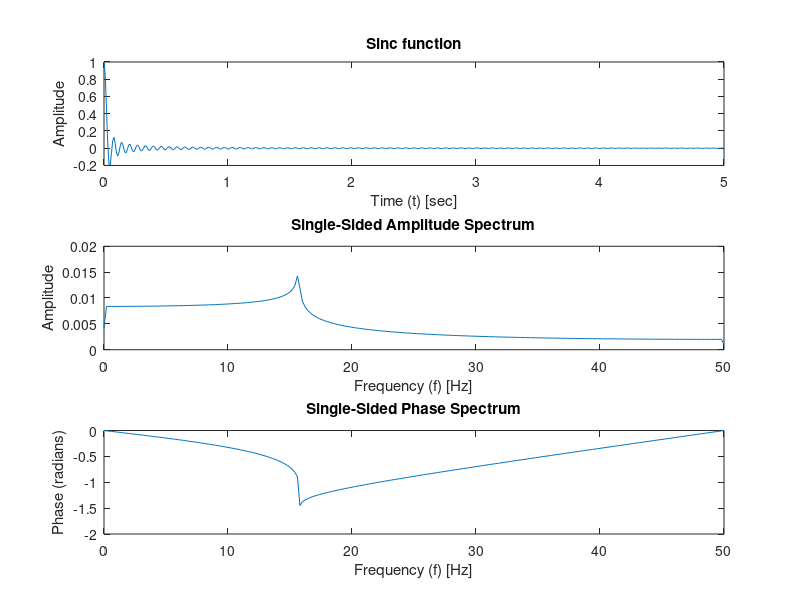

MATLAB code to generate this figure:
close all;
clear all;
clc;

% Parameters
Fs = 100;           % Sampling frequency in Hz
T = 1/Fs;            % Sampling period
L = 500;            % Length of signal (number of samples)
t = (0:L-1)*T;       % Time vector

% Example signal (sine wave)
f_signal = 5;       % Frequency of sine wave (in Hz)

theta = 2*pi*f_signal*t;
signal = sinc(theta);

% Perform FFT
N = length(signal);   % Number of points in FFT
Y = fft(signal, N);   % Compute the FFT

% Frequency array generation
% f = Fs*(0:(N/2))/N;   % Frequency array for one-sided spectrum
f = 0:(Fs/N):(Fs/2);

% Take the magnitude for one-sided amplitude spectrum
P2 = abs(Y/N);        % Two-sided spectrum
P1 = P2(1:N/2+1);     % Single-sided spectrum
P1(2:end-1) = 2*P1(2:end-1);  % Adjust amplitude for one-sided spectrum
amp_spectrum = P1;

% Compute the phase spectrum (single-sided)
ph_spectrum = angle(Y(1:N/2+1));  % Extract the phase for one-sided spectrum

ph_spectrum_degrees = rad2deg(ph_spectrum);

ph_spectrum_unwrapped = unwrap(ph_spectrum);

% Plot the spectrum

figure;
subplot(3,1,1)
plot(t, signal);
title('Sinc function');
xlabel('Time (t) [sec]');
ylabel('Amplitude');

subplot(3,1,2)
plot(f, amp_spectrum);
title('Single-Sided Amplitude Spectrum');
xlabel('Frequency (f) [Hz]');
ylabel('Amplitude');

subplot(3,1,3)
plot(f, ph_spectrum);
title('Single-Sided Phase Spectrum');
xlabel('Frequency (f) [Hz]');
ylabel('Phase (radians)');
